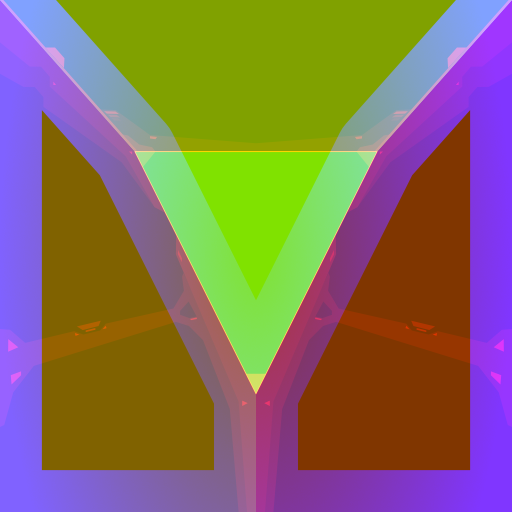
#> input picture design/canopy/chariot.png, 512 x 512 px, found by its file name
$ python canopy_preview.py design/canopy/chariot.png out.png
#> lines starting #> are read from the running program, lines starting #| are printed output that depends on the picture
"""Show what a tolerance setting removes from a canopy drawing.

    python tools/canopy_preview.py design/canopy/chariot.png out.png
    python tools/canopy_preview.py design/canopy/chariot.png out.png --tol=0,20,28

The baker does not paint a pixel whose value is within the tolerance of the
background, so raising the tolerance removes the faintest parts of the drawing
first. The pixel count it saves is easy to read and what it costs the picture is
not, which is what this is for.

Each tolerance gets two panels. The first is the drawing that survives. The
second marks the pixels that were dropped, so a change that is hard to see in
the first panel can still be located in the second.

The count under each panel is the pixels painted in a whole frame. Compare it
against BUDGET_PX in tools/canopy_bake.py.
"""

import sys
from PIL import Image, ImageDraw

PANEL = 480
LOST = (220, 40, 40)


def load(src):
    """The drawing's own channel, and the background value the baker would pick."""
    rgb = Image.open(src).convert("RGB")
    im = rgb.split()[0]
    # The same ground rule as the baker: 128 is the ground and 127..129 count as it.
    # This tool must drop exactly what the baker drops, or the preview lies.
    im = im.point(lambda v: 128 if abs(v - 128) <= 1 else v)
    px = im.load()
    sw, sh = im.size
    hist = {}
    for y in range(sh):
        for x in range(sw):
            hist[px[x, y]] = hist.get(px[x, y], 0) + 1
    return im, px, sw, sh, max(hist, key=lambda v: hist[v])


def panels(px, sw, sh, bg, tol):
    """The surviving drawing, the map of what went, and how many pixels are left."""
    keep = Image.new("RGB", (sw, sh))
    gone = Image.new("RGB", (sw, sh))
    kp, gp = keep.load(), gone.load()
    n = 0
    for y in range(sh):
        for x in range(sw):
            v = px[x, y]
            if abs(v - bg) > tol:
                kp[x, y] = (v, v, v)
                gp[x, y] = (v // 3, v // 3, v // 3)
                n += 1
            else:
                kp[x, y] = (bg, bg, bg)
                gp[x, y] = LOST if abs(v - bg) > 0 else (bg // 3, bg // 3, bg // 3)
    # Scaled to the panel the firmware draws at, which is what decides the cost.
    return keep, gone, int(round(n * (PANEL / float(sw)) * (PANEL / float(sh))))


def main(argv):
    tols = [0, 20, 28]
    args = [a for a in argv if not a.startswith("--")]
    for a in argv:
        if a.startswith("--tol="):
            tols = [int(v) for v in a.split("=", 1)[1].split(",")]
    if len(args) < 2:
        sys.exit(__doc__)
    src, out = args[0], args[1]

    im, px, sw, sh, bg = load(src)
#> in load, rgb is the input picture: PIL image 512x512 RGB; mean R, G, B 133, 111.5, 90.7
#> in load, `im = rgb.split()[0]`:
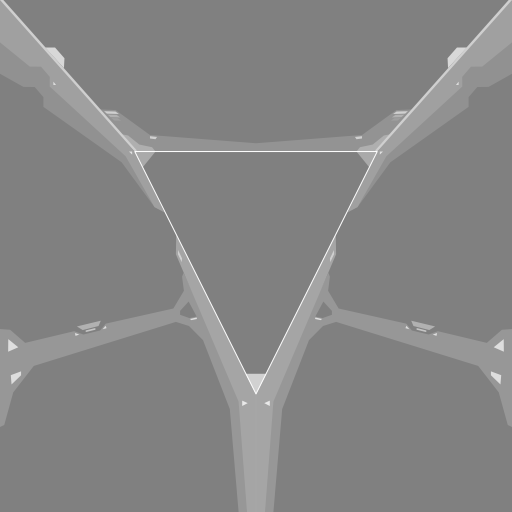
#> im: PIL image 512x512 L; min 128, max 253, mean 133
#> after the loop in load, `for y in range(sh):`: hist = 115 items
#> sw = 512; sh = 512; bg = 128
    print("%s: %dx%d, background %d" % (src, sw, sh, bg))
#| design/canopy/chariot.png: 512x512, background 128

    cell = 300
    pad, top = 12, 26
    sheet = Image.new("RGB", (len(tols) * (cell + pad) + pad,
                              2 * (cell + top) + pad), (24, 24, 24))
#> sheet: PIL image 948x664 RGB; every value is 24
    draw = ImageDraw.Draw(sheet)
    for i, tol in enumerate(tols):
        keep, gone, n = panels(px, sw, sh, bg, tol)
#> in panels, `keep = Image.new("RGB", (sw, sh))`: keep: PIL image 512x512 RGB; every value is 0
#> after the loop in panels, `for y in range(sh):`: n = 43792
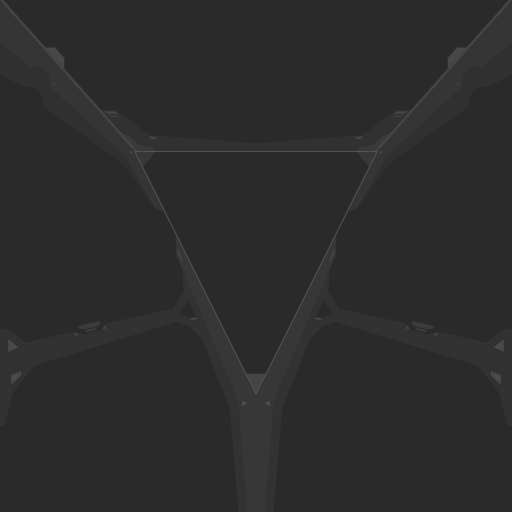
#> gone: PIL image 512x512 RGB; min 42, max 84, mean 43.7
#> n = 38489
        x = pad + i * (cell + pad)
        sheet.paste(keep.resize((cell, cell)), (x, top))
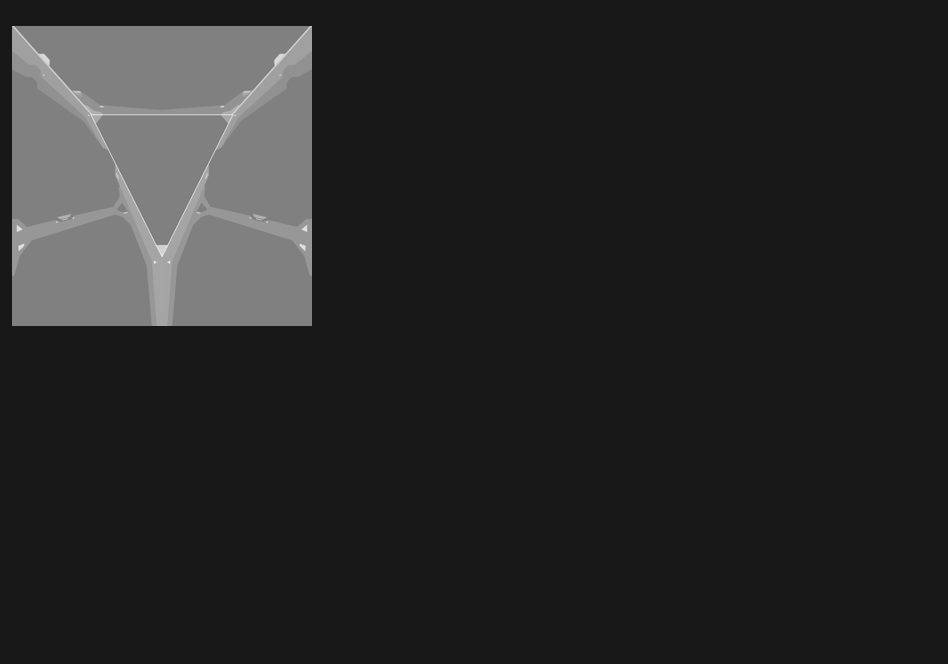
#> sheet: PIL image 948x664 RGB; min 24, max 232, mean 39.6
        sheet.paste(gone.resize((cell, cell)), (x, top + cell + top))
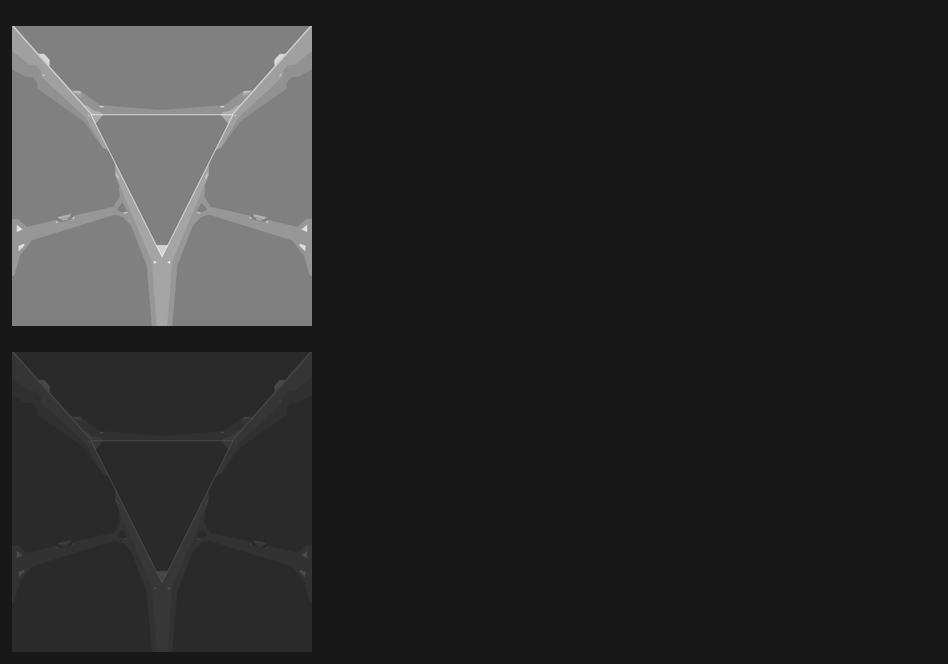
#> sheet: PIL image 948x664 RGB; min 24, max 232, mean 42.4
        draw.text((x, 8), "tol %d   %d px a frame" % (tol, n), fill=(235, 235, 235))
        draw.text((x, top + cell + 8), "dropped, in red", fill=(210, 120, 120))
        print("  tol %2d: %6d px a frame" % (tol, n))
#|   tol  0:  38489 px a frame
    sheet.save(out)
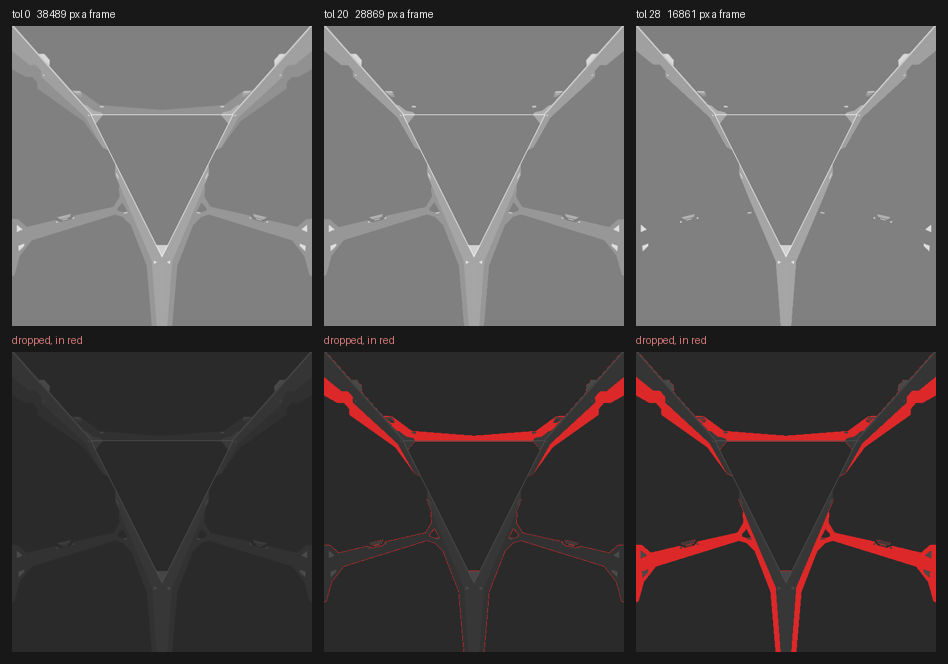
#> saved as out.png: PIL image 948x664 RGB; mean R, G, B 82.6, 79, 79
    print("wrote %s" % out)


if __name__ == "__main__":
    main(sys.argv[1:])
